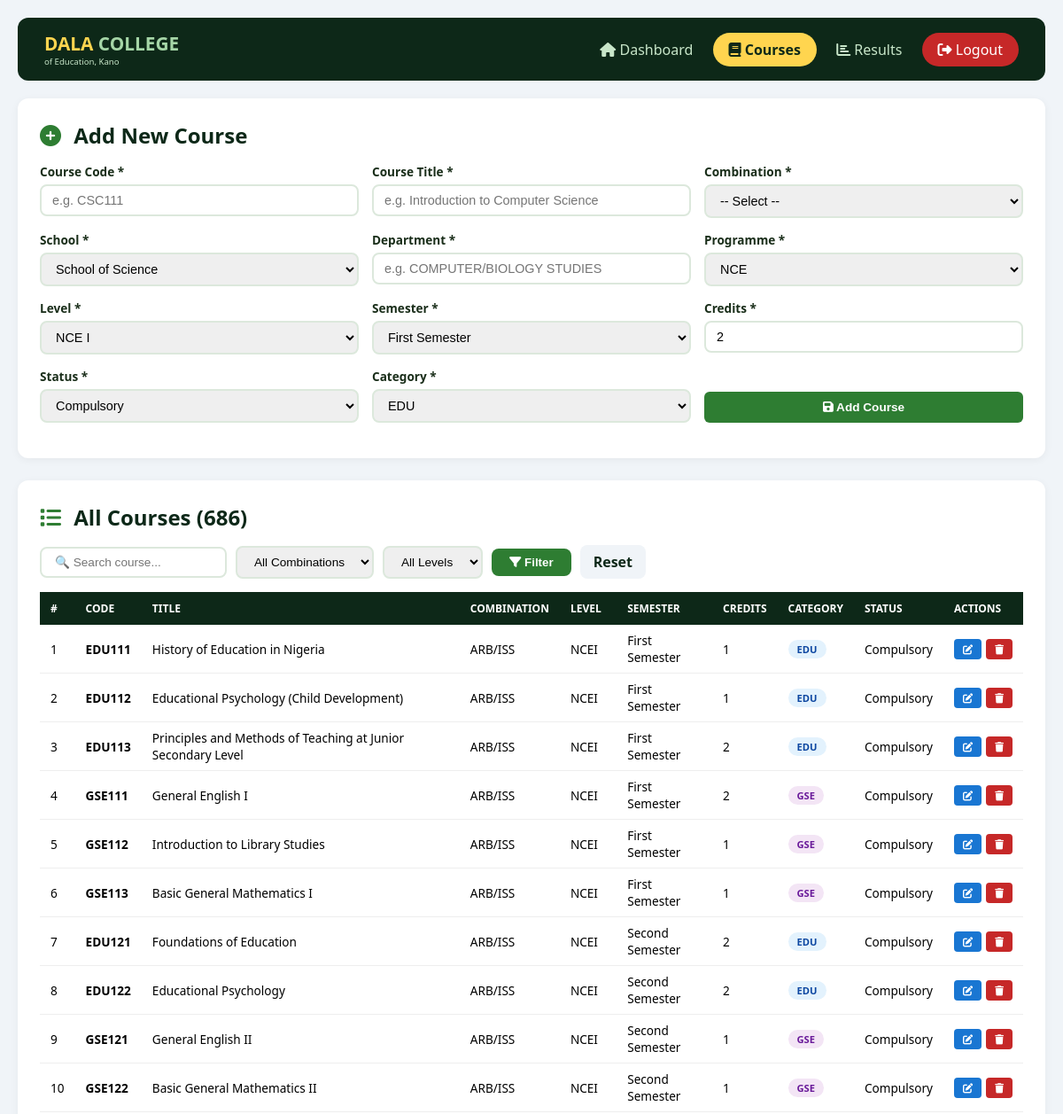
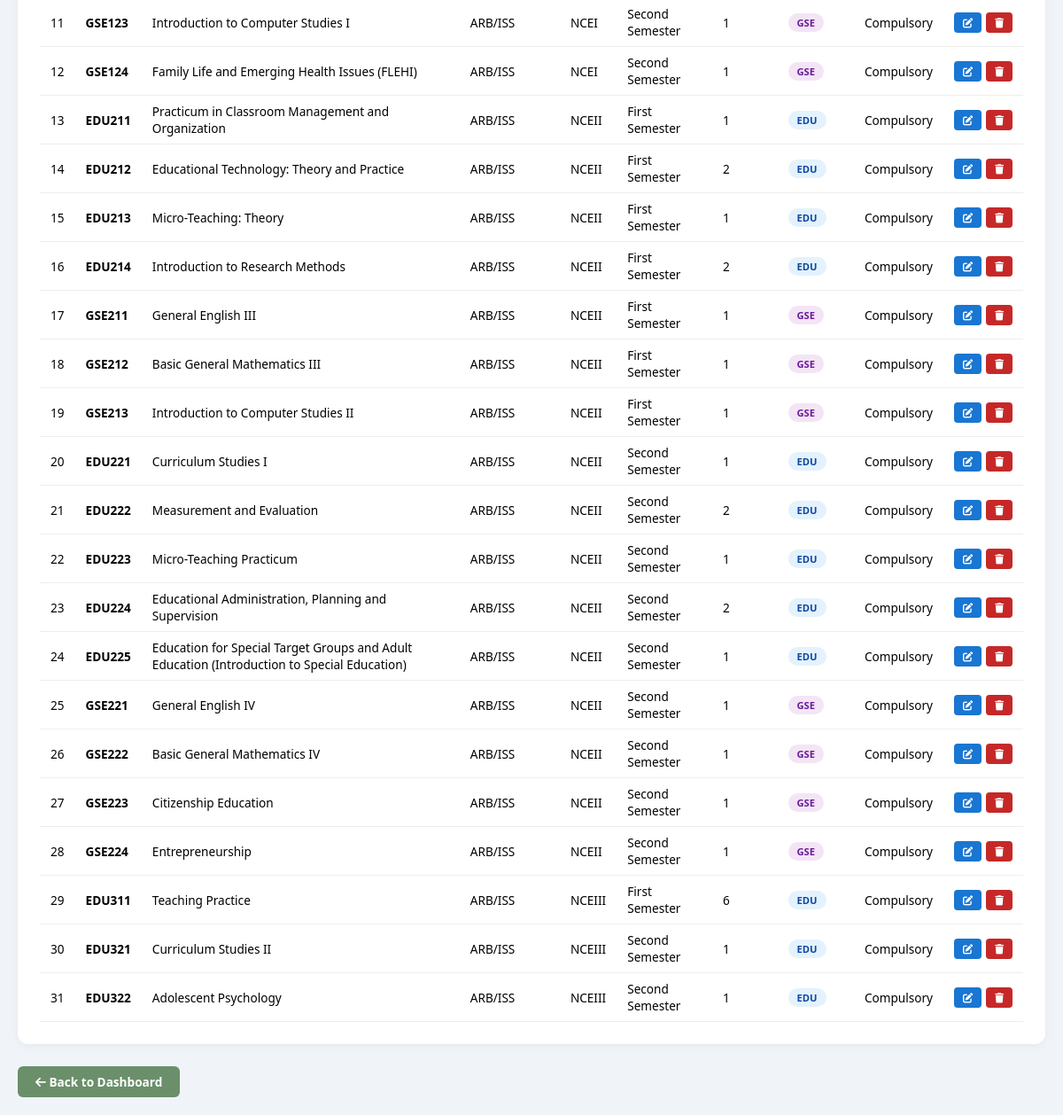
Page /admin_manage_courses.php?combination=ARB/ISS (signed in) on the committed database (2 pictures, top to bottom).
### tables this page shows
CREATE TABLE `courses` (
  `id` int(11) NOT NULL,
  `course_code` varchar(50) NOT NULL,
  `combination` varchar(50) DEFAULT NULL,
  `school` varchar(100) DEFAULT NULL,
  `course_title` varchar(200) NOT NULL,
  `department` varchar(100) DEFAULT NULL,
  `programme` varchar(50) DEFAULT NULL,
  `level` varchar(20) DEFAULT NULL,
  `credits` int(11) DEFAULT 3,
  `semester` varchar(20) DEFAULT NULL,
  `lecturer_id` int(11) DEFAULT NULL,
  `status` varchar(20) DEFAULT 'Compulsory',
  `category` varchar(20) DEFAULT NULL,
  `academic_session` varchar(20) DEFAULT NULL,
  `created_at` timestamp NOT NULL DEFAULT current_timestamp()
);

### admin_manage_courses.php (the view, shortened to what this page needs)
<?php
include 'connect.php';
$filter_comb = isset($_GET['combination']) ? mysqli_real_escape_string($conn, $_GET['combination']) : '';
$search = isset($_GET['search']) ? mysqli_real_escape_string($conn, $_GET['search']) : '';
$where = "WHERE 1=1";
if (!empty($filter_comb)) $where .= " AND combination = '$filter_comb'";
$courses_query = "SELECT * FROM courses $where
                  ORDER BY combination, level, semester,
                  FIELD(category, 'EDU', 'GSE', 'PED', 'CSC', 'BIO', 'ISC', 'PHY', 'ENG', 'ECO', 'ARB', 'ISS', 'HAU', 'SOS'),
                  course_code";
$courses_result = mysqli_query($conn, $courses_query);
$count_all = mysqli_fetch_assoc(mysqli_query($conn, "SELECT COUNT(*) as c FROM courses"))['c'];
?>
<!DOCTYPE html>
<html lang="en">
<head>
    <link rel="stylesheet" href="https://cdnjs.cloudflare.com/ajax/libs/font-awesome/6.4.0/css/all.min.css">
</head>
<body>
    <div class="topbar">
        <div>
            <span class="logo-title">DALA <span>COLLEGE</span></span>
            <span class="logo-sub">of Education, Kano</span>
        </div>
        <nav>
            <a href="admin_dashboard.php"><i class="fas fa-home"></i> Dashboard</a>
            <a href="admin_manage_courses.php" class="active"><i class="fas fa-book"></i> Courses</a>
            <a href="admin_view_results.php"><i class="fas fa-chart-bar"></i> Results</a>
            <a href="logout.php" class="logout"><i class="fas fa-sign-out-alt"></i> Logout</a>
        </nav>
    </div>
    <div class="container">
        <div class="card">
            <h2><i class="fas fa-plus-circle"></i> Add New Course</h2>
            <form method="POST">
                <div class="form-row">
                    <div class="form-group"><label>Course Code *</label><input type="text" name="course_code" placeholder="e.g. CSC111" required></div>
                    <div class="form-group"><label>Course Title *</label><input type="text" name="course_title" placeholder="e.g. Introduction to Computer Science" required></div>
                    <div class="form-group"><label>Combination *</label>
                        <select name="combination" required>
                            <option value="">-- Select --</option>
                        </select>
                    </div>
                </div>
                <div class="form-row">
                    <div class="form-group"><label>School *</label>
                        <select name="school" required>
                            <option value="School of Science">School of Science</option>
                        </select>
                    </div>
                    <div class="form-group"><label>Department *</label><input type="text" name="department" placeholder="e.g. COMPUTER/BIOLOGY STUDIES" required></div>
                    <div class="form-group"><label>Programme *</label>
                        <select name="programme" required>
                            <option value="NCE">NCE</option>
                        </select>
                    </div>
                </div>
                <div class="form-row">
                    <div class="form-group"><label>Level *</label>
                        <select name="level" required>
                            <option value="NCE I">NCE I</option>
                        </select>
                    </div>
                    <div class="form-group"><label>Semester *</label>
                        <select name="semester" required>
                            <option value="First Semester">First Semester</option>
                        </select>
                    </div>
                    <div class="form-group"><label>Credits *</label><input type="number" name="credits" value="2" min="1" max="6" required></div>
                </div>
                <div class="form-row">
                    <div class="form-group"><label>Status *</label>
                        <select name="status" required>
                            <option value="Compulsory">Compulsory</option>
                        </select>
                    </div>
                    <div class="form-group"><label>Category *</label>
                        <select name="category" required>
                            <option value="EDU">EDU</option>
                        </select>
                    </div>
                    <div class="form-group" style="display:flex; align-items:flex-end;">
                        <button type="submit" name="add_course" class="btn btn-success" style="width:100%; padding:10px;">
                            <i class="fas fa-save"></i> Add Course
                        </button>
                    </div>
                </div>
            </form>
        </div>
        <div class="card">
            <h2><i class="fas fa-list"></i> All Courses (<?php echo $count_all; ?>)</h2>
            <form method="GET" class="filter-bar">
                <input type="text" name="search" placeholder="🔍 Search course..." value="<?php echo htmlspecialchars($search); ?>">
                <select name="combination">
                    <option value="">All Combinations</option>
                </select>
                <select name="level">
                    <option value="">All Levels</option>
                </select>
                <button type="submit"><i class="fas fa-filter"></i> Filter</button>
                <a href="admin_manage_courses.php" style="padding:8px 15px; background:#f0f4f8; border-radius:8px; text-decoration:none; color:#0d2818; font-weight:600;">Reset</a>
            </form>
            <div class="table-wrapper">
                <table>
                    <thead>
                        <tr>
                            <th>#</th>
                            <th>Code</th>
                            <th>Title</th>
                            <th>Combination</th>
                            <th>Level</th>
                            <th>Semester</th>
                            <th>Credits</th>
                            <th>Category</th>
                            <th>Status</th>
                            <th>Actions</th>
                        </tr>
                    </thead>
                    <tbody>
                        <?php if ($courses_result && mysqli_num_rows($courses_result) > 0): ?>
                            <?php $i = 1; while ($row = mysqli_fetch_assoc($courses_result)):
                                $cat = strtolower($row['category'] ?? 'other');
                                $badge_class = in_array($cat, ['edu','gse','csc','bio','phy','eng','eco']) ? 'badge-'.$cat : 'badge-other';
                            ?>
                            <tr>
                                <td><?php echo $i++; ?></td>
                                <td><strong><?php echo htmlspecialchars($row['course_code']); ?></strong></td>
                                <td><?php echo htmlspecialchars($row['course_title']); ?></td>
                                <td><?php echo htmlspecialchars($row['combination'] ?? '—'); ?></td>
                                <td><?php echo htmlspecialchars($row['level']); ?></td>
                                <td><?php echo htmlspecialchars($row['semester']); ?></td>
                                <td><?php echo $row['credits']; ?></td>
                                <td><span class="badge <?php echo $badge_class; ?>"><?php echo htmlspecialchars($row['category'] ?? '—'); ?></span></td>
                                <td><?php echo htmlspecialchars($row['status'] ?? '—'); ?></td>
                                <td>
                                    <div class="action-btns">
                                        <a href="#" class="btn-sm edit-btn" onclick="editCourse(<?php echo $row['id']; ?>); return false;">
                                            <i class="fas fa-edit"></i>
                                        </a>
                                        <a href="?delete=<?php echo $row['id']; ?>" class="btn-sm delete-btn" onclick="return confirm('Delete this course?')">
                                            <i class="fas fa-trash"></i>
                                        </a>
                                    </div>
                                </td>
                            </tr>
                            <?php endwhile; ?>
                        <?php endif; ?>
                    </tbody>
                </table>
            </div>
        </div>
        <a href="admin_dashboard.php" class="btn btn-back"><i class="fas fa-arrow-left"></i> Back to Dashboard</a>
    </div>
</body>
</html>

### admin_manage_courses.php (style rules this page uses)
* { margin:0; padding:0; box-sizing:border-box; }
body { font-family:'Segoe UI',Tahoma,sans-serif; background:#f0f4f8; padding:20px; }
.container { max-width:1300px; margin:0 auto; }
.topbar { background:#0d2818; padding:15px 30px; display:flex; justify-content:space-between; align-items:center; flex-wrap:wrap; border-radius:12px; margin-bottom:20px; }
.topbar .logo-title { color:#ffd54f; font-size:1.3rem; font-weight:800; }
.topbar .logo-title span { color:#a5d6a7; }
.topbar .logo-sub { display:block; font-size:0.6rem; color:#c8e6c9; }
.topbar nav a { color:#c8e6c9; text-decoration:none; padding:8px 18px; border-radius:25px; transition:all 0.3s; }
.topbar nav a.active { background:#ffd54f; color:#0d2818 !important; font-weight:700; }
.topbar nav a.logout { background:#c62828; color:white !important; }
.card { background:white; padding:25px; border-radius:12px; box-shadow:0 2px 10px rgba(0,0,0,0.05); margin-bottom:25px; }
.card h2 { color:#0d2818; margin-bottom:15px; }
.card h2 i { color:#2e7d32; margin-right:8px; }
.form-row { display:grid; grid-template-columns:1fr 1fr 1fr; gap:15px; margin-bottom:15px; }
.form-group label { display:block; font-weight:600; color:#1a2e1a; margin-bottom:5px; font-size:0.85rem; }
.form-group input, .form-group select { width:100%; padding:8px 12px; border:2px solid #dce8dc; border-radius:8px; font-size:0.9rem; }
.btn { padding:8px 20px; border:none; border-radius:6px; font-weight:600; font-size:0.85rem; cursor:pointer; text-decoration:none; display:inline-block; transition:all 0.3s ease; }
.btn-success { background:#2e7d32; color:white; }
.btn-back { background:#6a8f6a; color:white; }
.filter-bar { display:flex; gap:10px; margin-bottom:15px; flex-wrap:wrap; align-items:center; }
.filter-bar input, .filter-bar select { padding:8px 15px; border:2px solid #dce8dc; border-radius:8px; font-size:0.85rem; }
.filter-bar button { padding:8px 20px; background:#2e7d32; color:white; border:none; border-radius:8px; font-weight:600; cursor:pointer; }
.table-wrapper { overflow-x:auto; }
table { width:100%; border-collapse:collapse; min-width:1100px; }
table th { background:#0d2818; color:white; padding:10px 12px; text-align:left; font-size:0.75rem; text-transform:uppercase; }
table td { padding:8px 12px; border-bottom:1px solid #eee; font-size:0.85rem; }
.badge { display:inline-block; padding:3px 10px; border-radius:12px; font-size:0.7rem; font-weight:700; }
.badge-edu { background:#e3f2fd; color:#0d47a1; }
.badge-gse { background:#f3e5f5; color:#6a1b9a; }
.action-btns { display:flex; gap:5px; }
.action-btns .btn-sm { padding:4px 10px; border:none; border-radius:4px; font-size:0.7rem; cursor:pointer; text-decoration:none; color:white; }
.action-btns .edit-btn { background:#1976d2; }
.action-btns .delete-btn { background:#c62828; }

### rows in the picture
courses: course_code "EDU111", course_title "History of Education in Nigeria", combination "ARB/ISS", level "NCEI", semester "First Semester", credits "1", category "EDU", status "Compulsory"
courses: course_code "EDU112", course_title "Educational Psychology (Child Development)", combination "ARB/ISS", level "NCEI", semester "First Semester", credits "1", category "EDU", status "Compulsory"
courses: course_code "EDU113", course_title "Principles and Methods of Teaching at Junior Secondary Level", combination "ARB/ISS", level "NCEI", semester "First Semester", credits "2", category "EDU", status "Compulsory"
courses: course_code "GSE111", course_title "General English I", combination "ARB/ISS", level "NCEI", semester "First Semester", credits "2", category "GSE", status "Compulsory"
courses: course_code "GSE112", course_title "Introduction to Library Studies", combination "ARB/ISS", level "NCEI", semester "First Semester", credits "1", category "GSE", status "Compulsory"
courses: course_code "GSE113", course_title "Basic General Mathematics I", combination "ARB/ISS", level "NCEI", semester "First Semester", credits "1", category "GSE", status "Compulsory"
courses: course_code "EDU121", course_title "Foundations of Education", combination "ARB/ISS", level "NCEI", semester "Second Semester", credits "2", category "EDU", status "Compulsory"
courses: course_code "EDU122", course_title "Educational Psychology", combination "ARB/ISS", level "NCEI", semester "Second Semester", credits "2", category "EDU", status "Compulsory"
courses: course_code "GSE121", course_title "General English II", combination "ARB/ISS", level "NCEI", semester "Second Semester", credits "1", category "GSE", status "Compulsory"
courses: course_code "GSE122", course_title "Basic General Mathematics II", combination "ARB/ISS", level "NCEI", semester "Second Semester", credits "1", category "GSE", status "Compulsory"
courses: course_code "GSE123", course_title "Introduction to Computer Studies I", combination "ARB/ISS", level "NCEI", semester "Second Semester", credits "1", category "GSE", status "Compulsory"
courses: course_code "GSE124", course_title "Family Life and Emerging Health Issues (FLEHI)", combination "ARB/ISS", level "NCEI", semester "Second Semester", credits "1", category "GSE", status "Compulsory"
courses: course_code "EDU211", course_title "Practicum in Classroom Management and Organization", combination "ARB/ISS", level "NCEII", semester "First Semester", credits "1", category "EDU", status "Compulsory"
courses: course_code "EDU212", course_title "Educational Technology: Theory and Practice", combination "ARB/ISS", level "NCEII", semester "First Semester", credits "2", category "EDU", status "Compulsory"
courses: course_code "EDU213", course_title "Micro-Teaching: Theory", combination "ARB/ISS", level "NCEII", semester "First Semester", credits "1", category "EDU", status "Compulsory"
courses: course_code "EDU214", course_title "Introduction to Research Methods", combination "ARB/ISS", level "NCEII", semester "First Semester", credits "2", category "EDU", status "Compulsory"
courses: course_code "GSE211", course_title "General English III", combination "ARB/ISS", level "NCEII", semester "First Semester", credits "1", category "GSE", status "Compulsory"
courses: course_code "GSE212", course_title "Basic General Mathematics III", combination "ARB/ISS", level "NCEII", semester "First Semester", credits "1", category "GSE", status "Compulsory"
courses: course_code "GSE213", course_title "Introduction to Computer Studies II", combination "ARB/ISS", level "NCEII", semester "First Semester", credits "1", category "GSE", status "Compulsory"
courses: course_code "EDU221", course_title "Curriculum Studies I", combination "ARB/ISS", level "NCEII", semester "Second Semester", credits "1", category "EDU", status "Compulsory"
courses: course_code "EDU222", course_title "Measurement and Evaluation", combination "ARB/ISS", level "NCEII", semester "Second Semester", credits "2", category "EDU", status "Compulsory"
courses: course_code "EDU223", course_title "Micro-Teaching Practicum", combination "ARB/ISS", level "NCEII", semester "Second Semester", credits "1", category "EDU", status "Compulsory"
courses: course_code "EDU224", course_title "Educational Administration, Planning and Supervision", combination "ARB/ISS", level "NCEII", semester "Second Semester", credits "2", category "EDU", status "Compulsory"
courses: course_code "EDU225", course_title "Education for Special Target Groups and Adult Education (Introduction to Special Education)", combination "ARB/ISS", level "NCEII", semester "Second Semester", credits "1", category "EDU", status "Compulsory"
courses: course_code "GSE221", course_title "General English IV", combination "ARB/ISS", level "NCEII", semester "Second Semester", credits "1", category "GSE", status "Compulsory"
courses: course_code "GSE222", course_title "Basic General Mathematics IV", combination "ARB/ISS", level "NCEII", semester "Second Semester", credits "1", category "GSE", status "Compulsory"
courses: course_code "GSE223", course_title "Citizenship Education", combination "ARB/ISS", level "NCEII", semester "Second Semester", credits "1", category "GSE", status "Compulsory"
courses: course_code "GSE224", course_title "Entrepreneurship", combination "ARB/ISS", level "NCEII", semester "Second Semester", credits "1", category "GSE", status "Compulsory"
courses: course_code "EDU311", course_title "Teaching Practice", combination "ARB/ISS", level "NCEIII", semester "First Semester", credits "6", category "EDU", status "Compulsory"
courses: course_code "EDU321", course_title "Curriculum Studies II", combination "ARB/ISS", level "NCEIII", semester "Second Semester", credits "1", category "EDU", status "Compulsory"
courses: course_code "EDU322", course_title "Adolescent Psychology", combination "ARB/ISS", level "NCEIII", semester "Second Semester", credits "1", category "EDU", status "Compulsory"

### other values in the picture
$count_all "686"
